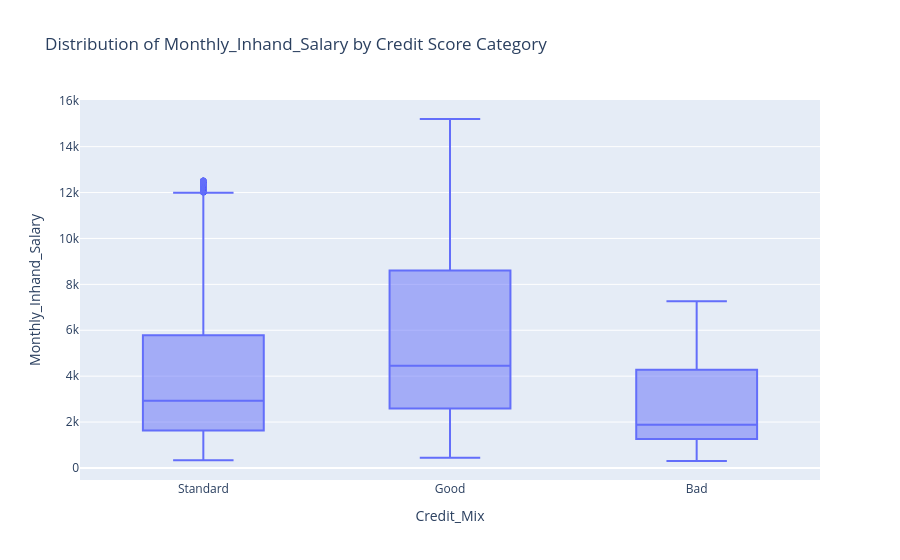

The notebook cell saved with this chart:
### Markdown cell above
La mediana de los ingresos de los clientes malos parecen significativamente inferiores a los clientes Standard y en mayor medida a los Buenos.

### Code cell
fig_box = px.box(df, x="Credit_Mix", y=col, title=f"Distribution of {col} by Credit Score Category")
fig_box.show()

### Figure 1 — Plotly figure (JSON) as saved in the notebook; plotly's stock layout.template omitted (floating-point values rounded to 4 significant figures; data arrays with more than 128 entries replaced by an {"elided": "..."} marker saying what was removed)
{"data": [{"alignmentgroup": "True", "hovertemplate": "Credit_Mix=%{x}<br>Monthly_Inhand_Salary=%{y}<extra></extra>", "legendgroup": "", "marker": {"color": "#636efa"}, "name": "", "notched": false, "offsetgroup": "", "orientation": "v", "showlegend": false, "type": "box", "x": {"elided": "100000 str values"}, "x0": " ", "xaxis": "x", "y": {"elided": "100000 float values"}, "y0": " ", "yaxis": "y"}], "layout": {"boxmode": "group", "legend": {"tracegroupgap": 0}, "title": {"text": "Distribution of Monthly_Inhand_Salary by Credit Score Category"}, "xaxis": {"anchor": "y", "domain": [0, 1], "title": {"text": "Credit_Mix"}}, "yaxis": {"anchor": "x", "domain": [0, 1], "title": {"text": "Monthly_Inhand_Salary"}}}}
